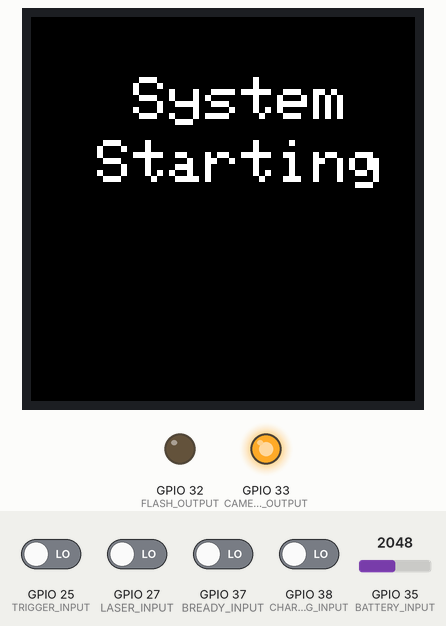
This program was run on a simulated ESP32. Parts: 128×128 colour display, output pins drawn as LEDs (lit = HIGH). The inputs (shaded band) are chosen by the test bench; at power-on: GPIO 25 (TRIGGER_INPUT), GPIO 27 (LASER_INPUT), GPIO 37 (BREADY_INPUT), GPIO 38 (CHARGING_INPUT) LOW, GPIO 35 (BATTERY_INPUT) = 2048. Nothing arrives over Bluetooth unless stated; a phone connects over Bluetooth LE 3 s after start; pins used as bus, display or sensor lines are not drawn; what the program prints to the serial monitor is not drawn.

Above: at 3.3 s.
At 8.4 s:
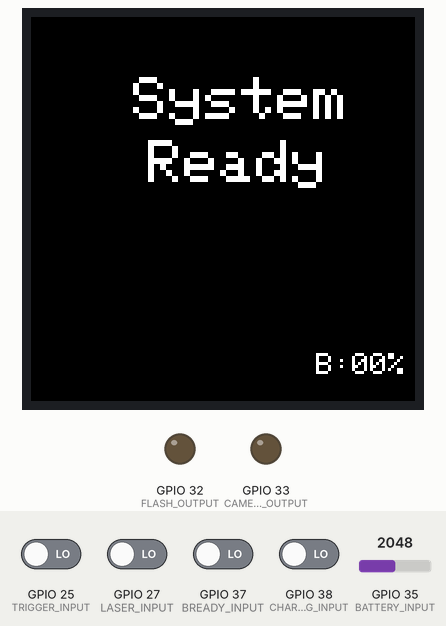
8.5 s: GPIO 25 (TRIGGER_INPUT) driven HIGH
At 9.1 s:
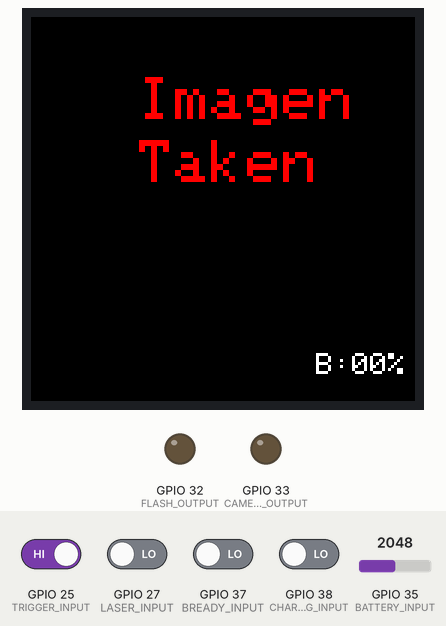
At 10.3 s:
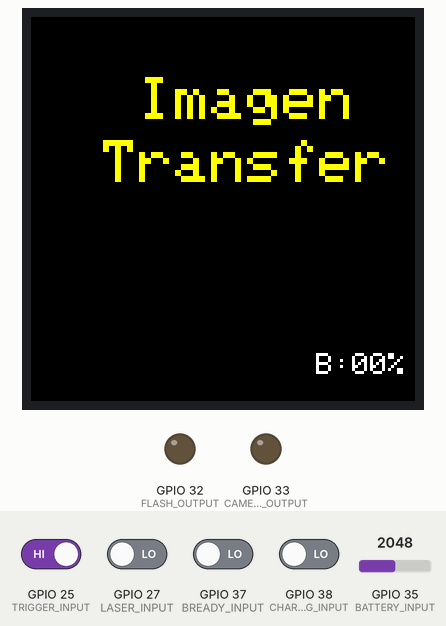
Timing chart, 0 to 11.8 s (numbered marks = the images above; inputs shaded):
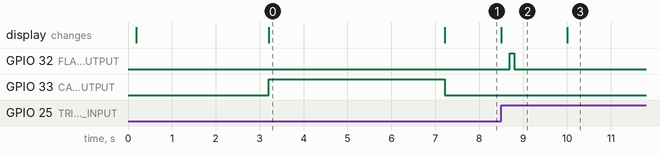

The program:

main.cpp
```cpp
#include <Arduino.h>

#include <BLEDevice.h>
#include <BLEServer.h>
#include <BLEUtils.h>
#include <BLE2902.h>

#include <pinout.h>
#include <ADIS16209.h>
#include <callbacks.h>
#include <screen_handler.h>

#include <battery.h>
#include <io.h>
#include <SPI.h>

IO laser = IO(NULL, LASER_INPUT);
IO trigger = IO(TRIGGER_OUTPUT, TRIGGER_INPUT);
IO flash = IO(FLASH_OUTPUT, NULL);
IO camera = IO(CAMERA_OUTPUT, NULL);

IO charging = IO(NULL ,CHARGING_INPUT);
IO battery_ready = IO(NULL, BREADY_INPUT);

Battery battery = Battery(BATTERY_INPUT);

ADIS16209 INCL= ADIS16209(IMU_CS, IMU_DR, IMU_RST);
ScreenHandler tft = ScreenHandler(TFT_CS, TFT_DC, TFT_RST);

int INCX = 0;
int INCY = 0;

BLEServer* server = NULL;

BLECharacteristic* input = NULL;
BLECharacteristic* batery = NULL;
BLECharacteristic* event = NULL;

long batery_timmer = millis();
long imu_timer = millis();

long trigger_timmer = 0;
long screen_timer = 0;

uint8_t state = 0;
uint8_t screen_state = 0;

int val = 0;

void setup() {
  Serial.begin(115200);

  tft.init(BLACK);
  INCL.configSPI();
  delay(100);                   // Give the part time to start up
  INCL.regWrite(MSC_CTRL, 0x6);  // Enable Data Ready on INCL
  delay(20);
  INCL.regWrite(AVG_CNT, 0x8);   // Set Digital Filter on INCL
  delay(20);
  INCL.regWrite(SMPL_PRD, 0x14), // Set Decimation on INCL
  delay(20);

  setIO();

  BLEDevice::init("ESP32");
  server = BLEDevice::createServer();

  BLEService *service = server->createService("b5d17f4c-47cb-4831-ba37-4a01b8ce044d");

  input = service->createCharacteristic(
    "d89b1864-6086-4af1-84c6-89a93eee6650",
    BLECharacteristic::PROPERTY_READ    |
    BLECharacteristic::PROPERTY_WRITE   |
    BLECharacteristic::PROPERTY_NOTIFY  |
    BLECharacteristic::PROPERTY_INDICATE
  );

  batery = service->createCharacteristic(
    "445c53a2-9db5-4d6f-87df-257e1547110b",
    BLECharacteristic::PROPERTY_READ    |
    BLECharacteristic::PROPERTY_NOTIFY
  );

  event = service->createCharacteristic(
    "cc944d71-a083-479f-8095-62a784dbedfc",
    BLECharacteristic::PROPERTY_READ    |
    BLECharacteristic::PROPERTY_NOTIFY
  );

  input->addDescriptor(new BLE2902());
  batery->addDescriptor(new BLE2902());
  event->addDescriptor(new BLE2902());

  input->setCallbacks(new InputCallback(&val));

  service->start();

  BLEAdvertising *advertising = BLEDevice::getAdvertising();
  advertising->addServiceUUID("b5d17f4c-47cb-4831-ba37-4a01b8ce044d");
  advertising->setScanResponse(false);
  advertising->setMinPreferred(0x0);
  BLEDevice::startAdvertising();

  tft.splash();
  delay(3000);
  tft.splash(true);
  tft.initScreen();
  camera.change(true);
  delay(4000);
  camera.change(false);
  tft.initScreen(true);
  tft.base();

}

void loop() {
  // --- Battery update task ---
  if(battery.readTimer() >= 1000){
    battery.updateTimer();
    battery.iterate();
    if(battery.isReady()){
      int value = battery.readBattery();
      char buffer[2];
      sprintf(buffer, "%02i", value);
      Serial.println(buffer);
      batery->setValue((uint8_t*)buffer, 2);
      batery->notify();
      tft.battery(value);
    }
  }

  // --- IMU read task ---
  if(millis() - imu_timer > 100){
    imu_timer = millis();
    INCL.configSPI();
    INCX = INCL.regRead(XINCL_OUT);
    INCY = INCL.regRead(YINCL_OUT);
    INCX = INCL.inclineScale(INCX);
    INCY = INCL.inclineScale(INCY);
    Serial.print("X: ");Serial.println(INCX);
    Serial.print("Y: ");Serial.println(INCY);
    Serial.println("--- --- ---");
  }

  // --- Laser read Task ---
  if(laser.hasChanged()){
    Serial.println(laser.readInput());
    tft.laser(!laser.readInput());
  }

  // --- Camera Trigger ---
  if(trigger.readInput() && (state==0)){
    Serial.println("trigger input!");
    trigger.updateTimer();
    tft.updateTimer();
    state = 1;
    char imu_buffer[7];
    sprintf(imu_buffer,"%03d,%03d", INCX, INCY);
    event->setValue((uint8_t*)imu_buffer, 7);
    event->notify();
  }

  // --- Battery Charging ---
  if(charging.hasChanged() || battery_ready.hasChanged()){
    int charging_state = 0;
    if(battery_ready.readInput()){
      charging_state = 2;
    }
    else if(charging.readInput()){
      charging_state = 1;
    }
    tft.charging(charging_state);
  }

  // --- Battery Full ---

  if(state == 1){
    if((trigger.readTimer() >= 180) && (!trigger.isActive())){
      trigger.updateTimer();
      trigger.change(true);
      flash.updateTimer();
      state = 2;
    }
  }

  if(state == 2){
    if((flash.readTimer()>=16) && (!flash.isActive())){
      Serial.println("flash on!");
      flash.change(true);
      flash.updateTimer();
    }

    if((flash.readTimer()>=100) && (flash.isActive())){
      Serial.println("flash off!");
      flash.change(false);
      state = 3;
    }
  }

  if(state == 3){
      if((trigger.readTimer() >= 300) && (trigger.isActive())){
      trigger.change(false);
      state = 4;
    }
  }


  // --- Screen Handling ---

  if((state == 1) && (tft.getState()==0)){
    tft.updateTimer();
    tft.base(true);
    tft.imageTaken();
  }
  if((state == 4) && (tft.getState()==1) && (tft.readTimer()>=1500)){
    tft.updateTimer();
    tft.imageTaken(true);
    tft.imageTransfer();
  }
  if((state == 4) && (tft.getState()==2) && (tft.readTimer()>=4000)){
    tft.updateTimer();
    tft.imageTransfer(true);
    tft.base();
    state = 0;
  }
}
```

battery.h
```cpp
#include <driver/adc.h>

class Battery {
    public:
        Battery(int pin);
        void iterate();
        float readAdc();
        float readVoltaje();
        int readBattery();
        bool isReady();
        void updateTimer();
        long readTimer();
    private:
        float voltaje;
        float temp_voltaje;
        int count;
        bool ready;
        int pin;
        long timer;
};

Battery::Battery(int pin){
    this->pin=pin;
    this->voltaje = 0;
    this->count = 0;
    adc1_config_width(ADC_WIDTH_BIT_12);
    adc1_config_channel_atten(ADC1_CHANNEL_7, ADC_ATTEN_DB_0);
    this->updateTimer();
}

float Battery::readAdc(){
    // int vol = adc1_get_raw(ADC1_CHANNEL_7);
    int vol = analogRead(35);
    Serial.print("vol:");Serial.println(vol);
    return vol * (5.0/4096);
}

void Battery::iterate(){
    float vol = readAdc();
    if(count < 5){
        ready = false;
        count++;
        temp_voltaje += vol;
    }
    else{
        count = 0;
        voltaje = temp_voltaje/5.0;
        temp_voltaje = 0;
        ready = true;
    }
}

int Battery::readBattery(){
    if(voltaje > 4.0) return 99;
    else if(voltaje < 3.0) return 0;
    else {
        voltaje = voltaje - 3.0;
        return voltaje * 100;
    }
}

bool Battery::isReady(){
    return ready;
}

void Battery::updateTimer(){
    timer = millis();
}

long Battery::readTimer(){
    return millis()-timer;
}
```

callbacks.h
```cpp
class InputCallback: public BLECharacteristicCallbacks {
    private:
        int* value;
    public:
        InputCallback(int* v):BLECharacteristicCallbacks(){
            this->value = v;
        };
        void onWrite(BLECharacteristic *pCharacteristic);
};

void InputCallback::onWrite(BLECharacteristic *pCharacteristic) {
    String inp = pCharacteristic->getValue().c_str();
    *value = inp[0];
}
```

io.h
```cpp
class IO {
    public:
        IO(int ipin, int opin);
        void change(bool value);
        bool isActive();
        void updateTimer();
        long readTimer();
        bool readInput();
        bool hasChanged();
        bool activate;
    private:
        bool output_state;
        bool input_state;
        int ipin;
        int opin;
        long timer;
        bool has_changed;
};

IO::IO(int opin, int ipin){
    this->opin = opin;
    this->ipin = ipin;
    this->output_state = false;
    this->activate = false;
    pinMode(opin, OUTPUT);
    pinMode(ipin, INPUT);
    digitalWrite(this->opin, this->output_state);
}

void IO::change(bool state){
    this->output_state = state;
    digitalWrite(this->opin, this->output_state);
}

bool IO::isActive(){
    return this->output_state;
}

void IO::updateTimer(){
    this->timer = millis();
}

long IO::readTimer(){
    return (millis() - this->timer);
}

bool IO::readInput(){
    bool read = digitalRead(this->ipin);
    if(read != this->input_state){
        this->has_changed = true;
        this->input_state = read;
    }
    return input_state;
}

bool IO::hasChanged(){
    this->readInput();
    bool actual = this->has_changed;
    this->has_changed = false;
    return actual;
}
```

pinout.h
```cpp
#define TRIGGER_INPUT 25
#define LASER_INPUT 27

#define TRIGGER_OUTPUT 26
#define FLASH_OUTPUT 32
#define CAMERA_OUTPUT 33

#define BATTERY_INPUT 35
#define CHARGING_INPUT 38
#define BREADY_INPUT 37

// SCREEN
#define TFT_CS  21
#define TFT_DC  2
#define TFT_RST 15
// IMU
#define IMU_CS 10
#define IMU_RST 14
#define IMU_DR 0

// SPI PINS
#define ESP_MOSI 23
#define ESP_MISO 19
#define ESP_SCLK 18

void setIO(){
    pinMode(TRIGGER_OUTPUT, OUTPUT);
    pinMode(FLASH_OUTPUT, OUTPUT);
    pinMode(CAMERA_OUTPUT, OUTPUT);

    pinMode(BATTERY_INPUT, INPUT);
    pinMode(LASER_INPUT, INPUT);
    pinMode(TRIGGER_INPUT, INPUT);

    pinMode(CHARGING_INPUT, INPUT);
    pinMode(BREADY_INPUT, INPUT);

    pinMode(TFT_CS, OUTPUT);
    pinMode(TFT_DC, OUTPUT);
    pinMode(TFT_RST, OUTPUT);

    pinMode(IMU_CS, OUTPUT);
    pinMode(IMU_RST, OUTPUT);
}
```

screen_handler.h
```cpp
#include <Adafruit_SSD1351.h>
#include <Adafruit_GFX.h>
#include <SPI.h>

#include <logo.h>

// Color definitions
#define	BLACK           0x0000
#define	BLUE            0x001F
#define	RED             0xF800
#define	GREEN           0x07E0
#define CYAN            0x07FF
#define MAGENTA         0xF81F
#define YELLOW          0xFFE0
#define WHITE           0xFFFF


class ScreenHandler: public Adafruit_SSD1351 {
    public:
        ScreenHandler(int tft_cs, int tft_dc, int tft_rst): Adafruit_SSD1351(tft_cs, tft_dc, tft_rst) {

        }
        void init(int color);
        void handle(int state);
        void base(bool clear, int color);
        void initScreen(bool clear, int color);
        void laser(bool clear, int color);
        void imageTaken(bool clear, int color);
        void imageTransfer(bool clear, int color);
        void charging(int state);
        void splash(bool clear);
        void battery(int value);
        void updateTimer();
        long readTimer();
        int getState();
    private:
        int state;
        int backgroud;
        long timer;
};

void ScreenHandler::handle(int state){
    ;
}

void ScreenHandler::init(int color){
    this->begin();
    delay(10);
    this->backgroud = color;
    this->setTextSize(2);
    this->fillScreen(backgroud);
}

void ScreenHandler::initScreen(bool clear=false, int color=WHITE){
    if(!clear){
        this->setCursor(34,20);
        this->setTextColor(color);
        this->print("System");
        this->setCursor(22,41);
        this->print("Starting");
    }
    else {
        this->fillRect(22,20, 114, 57, backgroud);
    }
}

void ScreenHandler::base(bool clear=false, int color=WHITE){
    if(!clear){
        this->setCursor(34,20);
        this->setTextColor(color);
        this->print("System");
        this->setCursor(39,41);
        this->print("Ready");
        this->setTextSize(1);
        this->setCursor(95, 112);
        this->setTextColor(WHITE);
        char buffer[5];
        sprintf(buffer, "B:00%%");
        this->print(buffer);
        this->setTextSize(2);
    }
    else {
        this->fillRect(34, 20, 94, 57, backgroud);
    }
    this->state = 0;
}

void ScreenHandler::splash(bool clear=false){
    if(!clear){
        this->drawBitmap(0, 0, logo, 128, 128, BLUE);
    }
    else{
        this->fillScreen(backgroud);
    }
}

void ScreenHandler::laser(bool clear=false, int color=RED){
    if(!clear){
        this->setTextSize(1);
        this->setCursor(4,112);
        this->setTextColor(color);
        this->print("Laser On!");
        this->setTextSize(2);
    }
    else {
        this->fillRect(4, 112, 54, 120, backgroud);
    }
}

void ScreenHandler::battery(int value){
    this->fillRect(105, 112, 23, 8, backgroud);
    this->setTextSize(1);
    this->setCursor(95, 112);
    this->setTextColor(WHITE);
    char buffer[5];
    sprintf(buffer, "B:%02i%%", value);
    this->print(buffer);
    this->setTextSize(2);
}

void ScreenHandler::charging(int state = 0){
    this->fillRect(55, 102, 69, 8, BLACK);
    this->setTextSize(1);
    switch (state) {
    case 1: // Charging
        this->setCursor(75, 102);
        this->setTextColor(RED);
        this->print("Charging");
        break;
    case 2: // Full Charge
        this->setCursor(55, 102);
        this->setTextColor(GREEN);
        this->print("Full Charge");
        break;
    default: // Clear
        this->fillRect(55, 102, 69, 8, BLACK);
        break;
    }
    this->setTextSize(2);
}

void ScreenHandler::imageTaken(bool clear=false, int color=RED){
    if(!clear){
        this->setCursor(36,20);
        this->setTextColor(color);
        this->print("Imagen");
        this->setCursor(36,41);
        this->print("Taken");
    }
    else {
        this->fillRect(36,20, 94, 57, backgroud);
    }
    this->state = 1;
}

void ScreenHandler::imageTransfer(bool clear=false, int color=YELLOW){
    if(!clear){
        this->setCursor(36,20);
        this->setTextColor(color);
        this->print("Imagen");
        this->setCursor(24,41);
        this->print("Transfer");
    }
    else {
        this->fillRect(24,20, 104, 57, backgroud);
    }
    this->state = 2;
}

int ScreenHandler::getState(){
    return this->state;
}

void ScreenHandler::updateTimer(){
    this->timer = millis();
}

long ScreenHandler::readTimer(){
    return (millis()-this->timer);
}
```

Source omitted: logo.h (data table, 13589 bytes)

Measured:
- after the input at 8.5 s, GPIO 32 (FLASH_OUTPUT): LOW → HIGH after 0.20 s, → LOW 0.10 s later; the display: changes at once (image 2)
- what the display in image 0 shows lasts 4.0 s, from 3.2 s to 7.2 s
- what the display in image 2 shows lasts 1.5 s, from 8.5 s to 10.0 s
